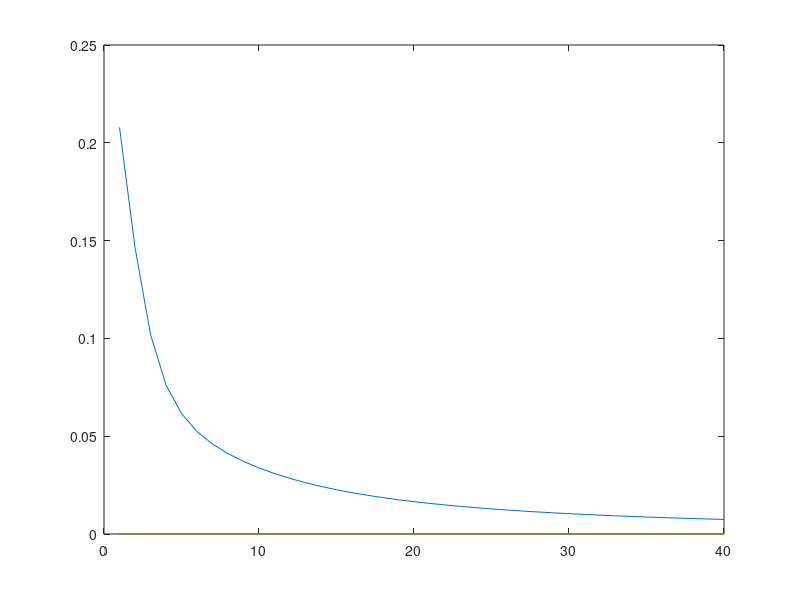

This chart was generated by the following MATLAB code:
%Training Set 
x = [0 1];
y = [1 0];

%Initial Weights
w12 = [0.1;0.2];

%Learning Rate 
alpha = 2.5;

%Feedforward Path
cost = zeros(40);
for k=1:40
  for i=1:2
    a1 = [1;x(i)];                     %Inserting Bias
    a2 = 1 ./ (1+ exp(-(a1' * w12)));  %Second Layer Activation
    del_we = ((a2 .^2)*(a2 - y(i))*exp(-(a1' * w12))) .* a1;
    w12 = w12 - alpha .* del_we;
  endfor
  cost(k) = 0.5*((a2 - y(2))^2);
endfor
plot(cost);
disp(w12);